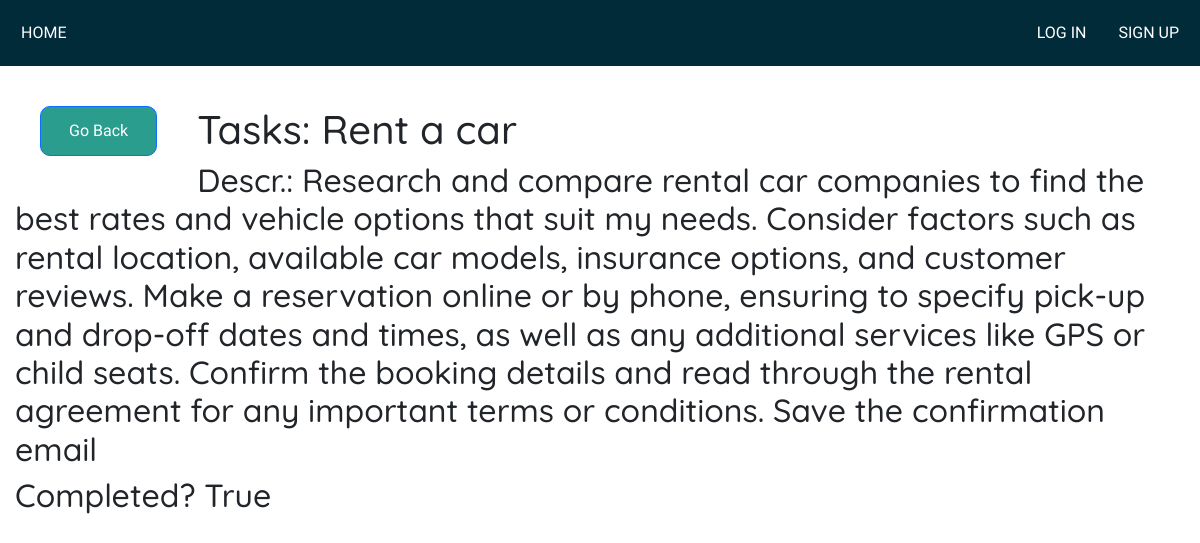
The app's page /list/task/2/ with its own data.
### to_do_list/models.py (models this page shows)
class Task(models.Model):
    title = models.CharField(max_length=150, null=False, blank=False)
    text = models.TextField(max_length=500, null=True, blank=True)
    completed = models.BooleanField(default=False)
    creation = models.DateTimeField(auto_now_add=True)
    def __str__(self):
        return self.title
    class Meta:
        ordering = ['completed']

### to_do_list/views.py (the view)
# urls.py: path('task/<int:pk>/', TaskDetail.as_view(), name='task'),
class TaskDetail(DetailView):
    model = Task
    context_object_name = 'task'

### to_do_list/templates/to_do_list/task_detail.html (shortened to what this page needs)
<!DOCTYPE html>
{% extends 'base.html' %}
{% block content %}
{% load static %}
<div class="end-button">
    <a href="{% url 'list' %}" class="btn btn-primary">Go Back</a>
</div>
<br>
<div class="task-view">
    <h1> Tasks: {{ task }} </h1>
    <h2> Descr.: {{ task.text }}</h2>
    <h2> Completed? {{ task.completed }}</h2>
</div>
{% endblock %}

### to_do_list/templates/to_do_list/task_detail.html (style rules this page uses)
.task-view { padding: 15px; font-family: 'Quicksand', sans-serif; text-align: left; font-size: 38px; margin-bottom: 182px; }
.btn { border-radius: 10px; background-color: #2a9d8f; color: white; font-family: 'Comfortaa', cursive; padding: 12px 28px; }
.end-button { float: left; padding: 40px; }

### records on screen
Task: title "Rent a car", text "Research and compare rental car companies to find the best rates and vehicle options that suit my needs. Consider factors such as rental location, available car models, insurance options, and customer reviews. Make a reservation online or by phone, ensuring to specify pick-up and drop-off dates and times, as well as any additional services like GPS or child seats. Confirm the booking details and read through the rental agreement for any important terms or conditions. Save the confirmation email", completed "True"
